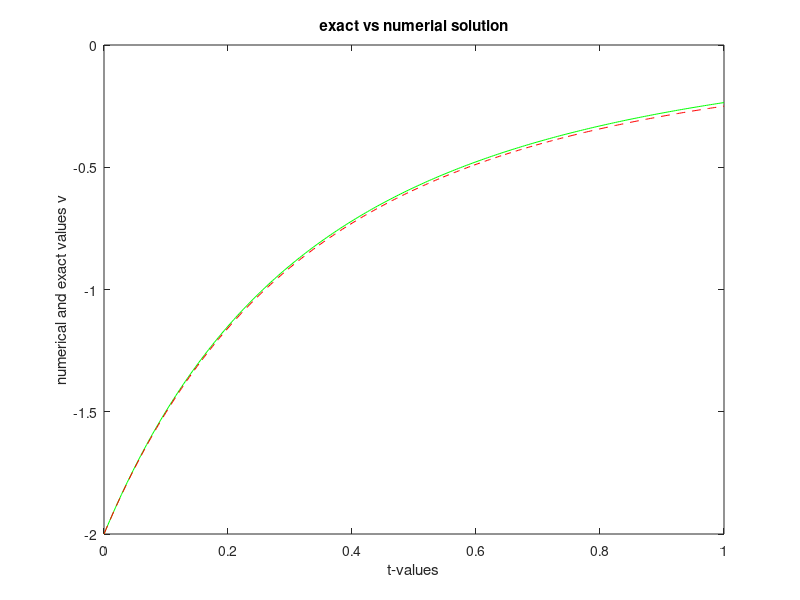
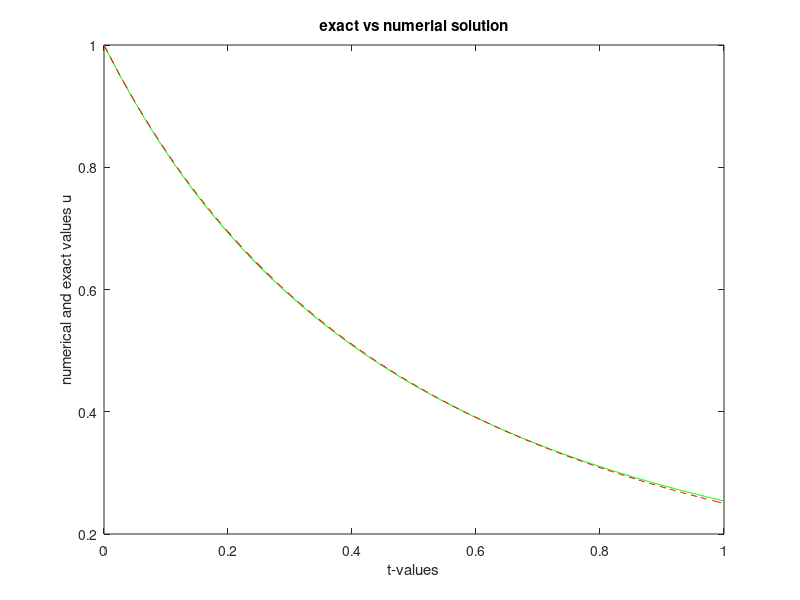

Reproduce these figures in MATLAB, in order.
%%%%%%%%%%%%%%%%%%%%%%%%%%%%%%%%%%%%%%%%%%%%%%%%%%%%%%%%%%%%%%%%%%%%%%%%%%%
% Numerical Solution of a Second-Order Initial Value Problem
% using a Multistep Method
%
% Differential Equation:
%     u'' = 6u^2
%
% Initial Conditions:
%     u(0) = 1
%     u'(0) = -2
%
% Numerical Method:
%     Explicit Two-Step Multistep Method
%
% Language:
%     MATLAB
%
% Developed as part of the coursework for
% Numerical Methods for Ordinary Differential Equations
% M.Sc. Applied Mathematics
% South Asian University
%
% Author: Kshitij Bahukhandi
%%%%%%%%%%%%%%%%%%%%%%%%%%%%%%%%%%%%%%%%%%%%%%%%%%%%%%%%%%%%%%%%%%%%%%%%%%%

clear all;
% Clear all variables in memory
N=40;
% No of internal grid points
for I =1:4
H=1.0/N;
disp('Num soln of Non-linear IVP using 2-step Adams Bashward Method');
disp('     ');
fprintf('N=%4.2f, H=%6.4f\n', N, H)
disp('     ');
%Formation of nodal points
for L=1:N+1
    T(L)=(L-1)*H;
end
%Exact solution & RHS function
for L=1:N+1
    EU(L)=1/(1+T(L))^2;
    EV(L)=-2/(1+T(L))^3;
end
%Initial conditions
U(1)=1;
U(2)=EU(2);
V(1)=-2;
V(2)=EV(2);
tic
%Solution at advanced time point
for L=2:N
    U0=U(L);     UU0=U(L-1);
    V0=V(L);     VV0=V(L-1);
    T0=T(L);     TT0=T(L-1);
    %Multi Step Formula
    V(L+1)=(4/3)*V(L)-(1/3)*V(L-1)+(2/3)*H*(6*(U(L))^2);
    U(L+1)=(4/3)*U(L)-(1/3)*U(L-1)+(2/3)*H*(V(L));
    
    
end
%Calculate Errors
ERU=abs(U(L+1)-EU(L+1));
%print errors
fprintf('N=%4.2f, ERU=%10.4e\n',N,ERU);
disp('     ');
N=2*N;
end
toc
%CPU time ends
figure(3);
plot(T,U,'-g',T,EU,'--r');
xlabel('t-values');
ylabel('numerical and exact values u');
title('exact vs numerial solution')
figure (2);
plot(T,V,'-g',T,EV,'--r');
xlabel('t-values');
ylabel('numerical and exact values v');
title('exact vs numerial solution')
